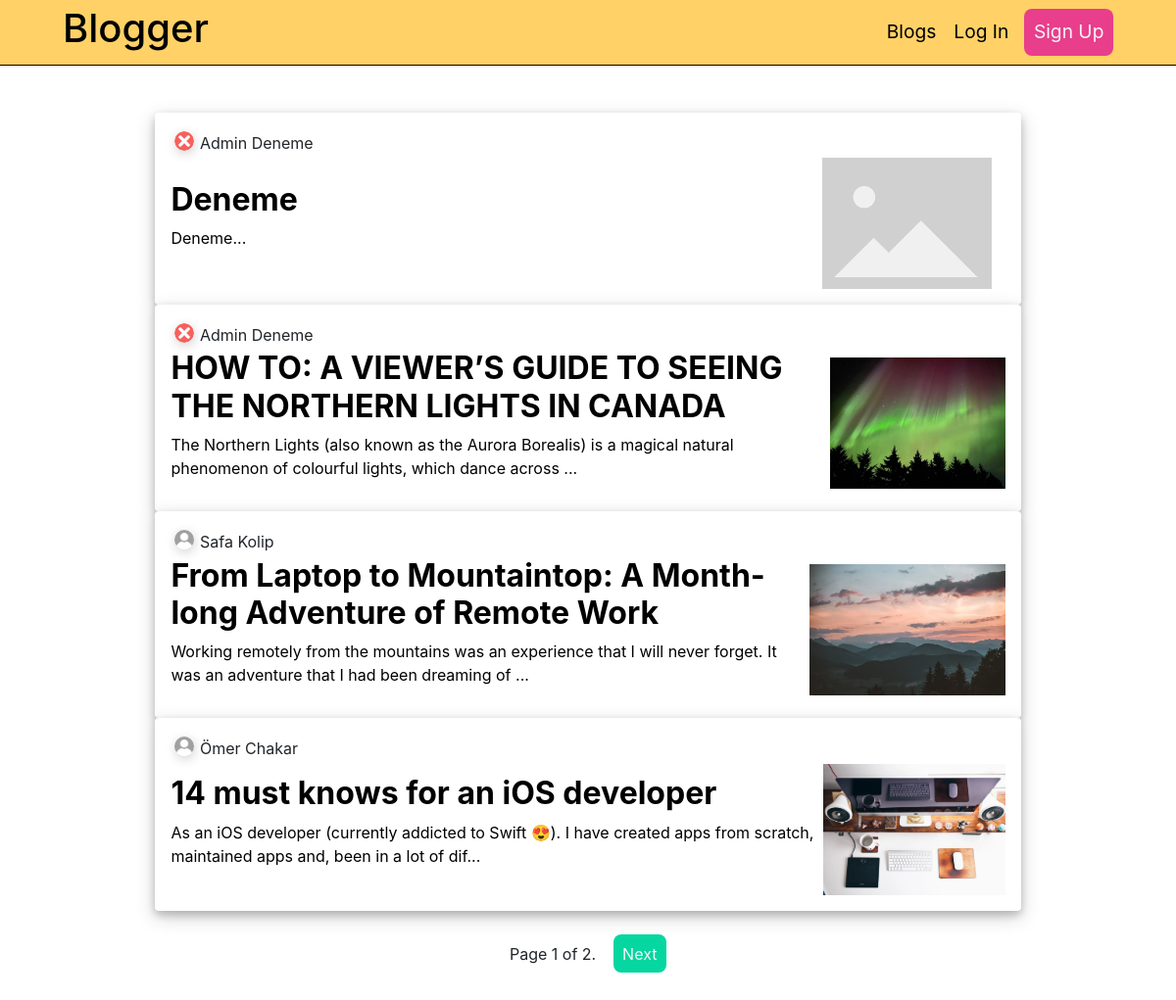
Screenshot of /blog/ with the database file from the repository.
### blog/models.py (models this page shows, shortened)
class Post(models.Model):
    class Status(models.TextChoices):
        DRAFT = 'DF', 'Draft'
        PUBLISHED = 'PB', 'Published'
    title = models.CharField(max_length=250)
    photo = models.ImageField(upload_to='blog_photos/%Y/%m/%d/',
                              blank=True)
    slug = models.SlugField(max_length=250,null=True,unique=True)
    author = models.ForeignKey(User,
                               on_delete=models.CASCADE,
                               blank=False
                               )
    body = models.TextField()
    publish = models.DateTimeField(default=timezone.now)
    created = models.DateTimeField(auto_now_add=True)
    updated = models.DateTimeField(auto_now=True)
    status = models.CharField(
        max_length=2, choices=Status.choices, default=Status.DRAFT)
    likes = models.ManyToManyField(User, blank=True, related_name="blog_posts")
    class Meta:
        ordering = ['-publish']
        indexes = [
            models.Index(fields=['-publish']),
        ]
    def get_absolute_url(self):
        return reverse("post_detail", kwargs={"slug": self.slug})

### user/models.py (models this page shows, shortened)
class Profile(models.Model):
    user = models.OneToOneField(settings.AUTH_USER_MODEL,
                                on_delete=models.CASCADE)
    about_me = models.CharField(max_length=256,default='Hi, I am using Blogger.')
    date_of_birth = models.DateField(blank=True, null=True)
    photo = models.ImageField(upload_to='users/%Y/%m/%d/',
                              blank=True)

### blog/views.py (the view)
# urls.py: path("blog/", views.blog_list, name="blog_list"),
def blog_list(request):
    posts = Post.objects.all()
    template = loader.get_template('blog_list.html')
    page_num = request.GET.get('page', 1)
    paginator = Paginator(posts , 4)
    try:
        page_obj = paginator.page(page_num)
    except PageNotAnInteger:
        page_obj = paginator.page(1)
    except EmptyPage:
        page_obj = paginator.page(paginator.num_pages)
    context = {
        'page_obj': page_obj,
    }
    return HttpResponse(template.render(context, request))

### blog/templates/blog_list.html (shortened to what this page needs)
{% extends 'master.html' %} {% load static %} {% block head %}
    <link rel="stylesheet" href="https://cdn.jsdelivr.net/npm/bootstrap@4.6.2/dist/css/bootstrap.min.css">
    <link rel="stylesheet" href="{% static 'blog_box.css' %}" />
{% endblock %}
{% block content %}
    <div style="padding:2rem;">
        <div id="blog-list" class="d-flex flex-column justify-content-center align-items-center p-3 column-gap-3">
            {% for x in page_obj %}
                {% include 'blog_box.html' with post=x %}
            {% endfor %}
        </div>
        <center style="padding:1rem;">
            <span>
              <span>
                Page {{ page_obj.number }} of {{ page_obj.paginator.num_pages }}.
              </span>
              {% if page_obj.has_next %}
                <a class="paginate" href="?page={{ page_obj.next_page_number }}#last-posted">Next</a>
              {% endif %}
            </span>
        </center>
    </div>
    {% endblock %}

### blog/templates/blog_box.html
{% load static %}
<div class="blog-box">
  <div class="blog-box-h">
    <a href="{% url 'profile-username' username=post.author.username %}">
    {% if post.author.profile.photo %}
      <img src="{{post.author.profile.photo.url }}" alt="Blog Photo" />
    {% else %}
      <img src="{% static 'avatar.jpg' %}" alt="Blog Photo" />
    {% endif %}
    </a>
    <span>{{ post.author.first_name}} {{ post.author.last_name }}</span>
  </div>
  <a href="{{ post.get_absolute_url }}">
  <div class="blog-box-b">
    <div>
      <h2>{{ post.title }}</h2>
      <p>{{ post.body|slice:":128" }}...</p>
    </div>
    {% if post.photo %}
      <img src="{{post.photo.url}}" alt="Blog Photo" />
    {% else %}
      <img src="{% static 'placeholder.png' %}" alt="Blog Photo" />
    {% endif %}
  </div>
</a>
</div>

### blog/static/color.css (style rules this page uses)
*:root { --sunglow: #ffd166; --pink: #ef476f; --emerald: #06d6a0; --bg-primary: #fffcf9; }

### blog/static/blog_box.css (style rules this page uses)
.blog-box { box-sizing: border-box; width: 80%; height: 30%; background-color: white; padding: 1rem; border-radius: 4px; box-shadow: 0 4px 8px 0 rgba(0, 0, 0, 0.2), 0 6px 20px 0 rgba(0, 0, 0, 0.19); }
a { text-decoration: none; color: black; }
.blog-box h2 { font-weight: 700; margin-top: 0; }
.blog-box-h { background-color: white; display: flex; gap: 0.4rem; padding: 0.2rem; }
.blog-box-h img { width: 20px; height: 20px; object-fit: cover; border-radius: 50%; display: block; box-shadow: 1px 3px 12px rgba(0, 0, 0, 0.18); }
.blog-box-b { display: flex; justify-content: space-between; align-items: center; gap: 0.2rem; overflow: hidden; }
.blog-box-b img { width: 200px; height: 134px; object-fit: contain; }

### blog/templates/blog_list.html (style rules this page uses)
.paginate { color: whitesmoke !important; background-color: var(--emerald); padding: 0.6rem; margin-left: 0.8rem; border-radius: 8px; text-decoration: none; }

### rows the page displays
Post: author.profile.photo (picture), author.first_name "Admin", author.last_name "Deneme", title "Deneme", body "Deneme"
Post: author.profile.photo (picture), author.first_name "Admin", author.last_name "Deneme", title "HOW TO: A VIEWER’S GUIDE TO SEEING THE NORTHERN LIGHTS IN CANADA", body "The Northern Lights (also known as the Aurora Borealis) is a magical natural phenomenon of colourful lights, which dance across", photo (picture)
Post: author.first_name "Safa", author.last_name "Kolip", title "From Laptop to Mountaintop: A Month-long Adventure of Remote Work", body "Working remotely from the mountains was an experience that I will never forget. It was an adventure that I had been dreaming of", photo (picture)
Post: author.first_name "Ömer", author.last_name "Chakar", title "14 must knows for an iOS developer", body "As an iOS developer (currently addicted to Swift 😍). I have created apps from scratch, maintained apps and, been in a lot of dif", photo (picture)

### other values shown
{{ page_obj.number }} "1"
{{ page_obj.paginator.num_pages }} "2"
